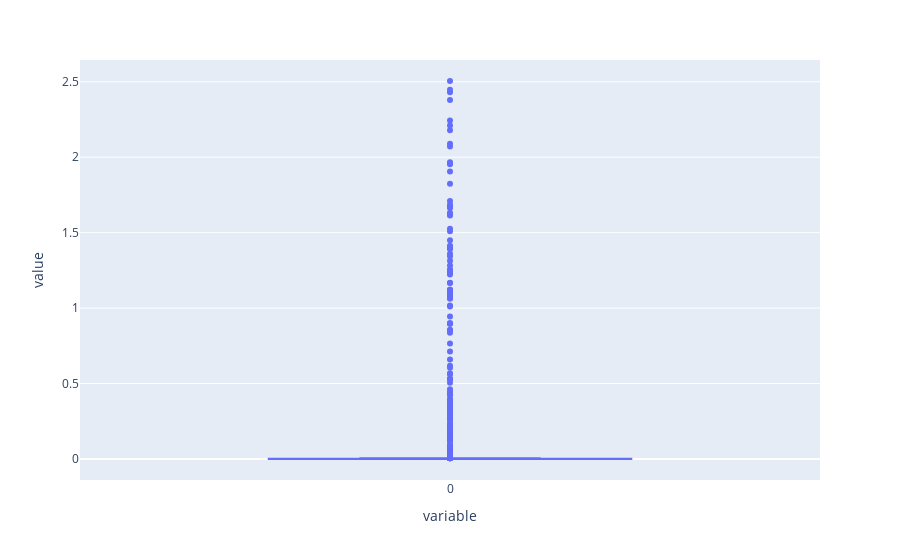

Source (notebook cell):
### Code cell
fig = px.box(min_velocity)
fig.show()

### Figure 1 — Plotly figure (JSON) as saved in the notebook; plotly's stock layout.template omitted (floating-point values rounded to 4 significant figures; data arrays with more than 128 entries replaced by an {"elided": "..."} marker saying what was removed)
{"data": [{"alignmentgroup": "True", "hovertemplate": "variable=%{x}<br>value=%{y}<extra></extra>", "legendgroup": "", "marker": {"color": "#636efa"}, "name": "", "notched": false, "offsetgroup": "", "orientation": "v", "showlegend": false, "type": "box", "x": {"elided": "928 str values"}, "x0": " ", "xaxis": "x", "y": {"elided": "928 float values"}, "y0": " ", "yaxis": "y"}], "layout": {"boxmode": "group", "legend": {"tracegroupgap": 0}, "margin": {"t": 60}, "xaxis": {"anchor": "y", "domain": [0, 1], "title": {"text": "variable"}}, "yaxis": {"anchor": "x", "domain": [0, 1], "title": {"text": "value"}}}}
